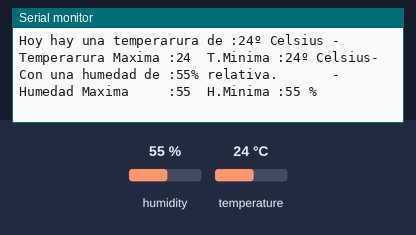
Bench run of a sketch on a simulated Arduino Uno, built with avr-gcc and run on an emulated ATmega328P. Parts: the last lines printed to the serial monitor. The test bench sets the inputs (shaded band); at power-on: humidity 55 %, temperature 24 °C.

Above: at 4.0 s.
4.1 s: humidity set to 22 %
At 5.35 s:
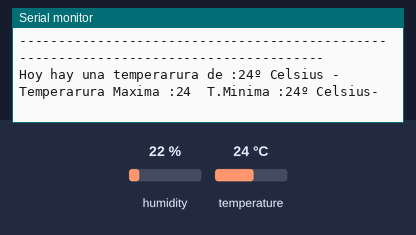
8.2 s: temperature set to 12 °C
At 9.6 s:
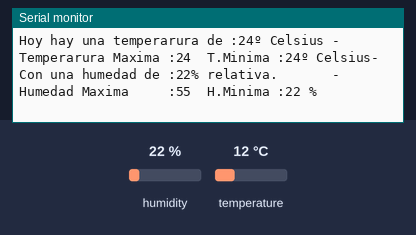
12.3 s: humidity set to 40 %
At 15.5 s:
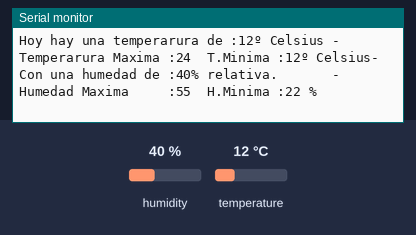
Timing chart, 0 to 17.0 s (numbered marks = the images above; inputs shaded):
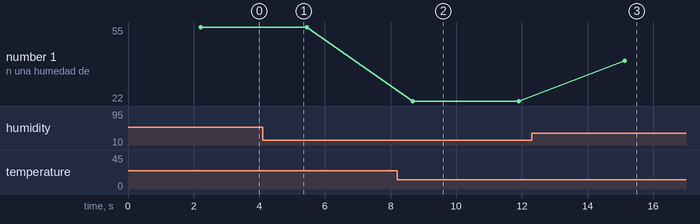

The sketch:

dht11_04.ino
```cpp
/*                                     +  -                                        +  -
                                       *  *    *  *  *  *  *      *  *  *  *  *    *  *
                                       *  *    *  *  *  *  *      *  *  +-----+    *  *
                                       *  * +----[PWR]------------------| USB |--+ *  *
                                       *  * |                           +-----+  | *  *
                                       *  * |         GND/RST2 [ ][ ]            | *  *
                                       *  * |       MOSI2/SCK2 [ ][ ]  A5/SCL[ ] | *  *
                                       *  * |          5V/MISO2[ ][ ]  A4/SDA[ ] | *  *
                                       *  * |                            AREF[ ] | *  *
                                       *  * |                             GND[ ] | *  *
                                       *  * | [ ]N/C                   SCK/13[ ] | *  *
                                       *  * | [ ]IOREF                MISO/12[ ] | *  *
                                       *  * | [ ]RST                  MOSI/11[ ]~| *  *
                                       *  * | [ ]3V3    +---+              10[ ]~| *  *
                                       0------[0]5v    -| A |-              9[ ]~| *  *
                                       *  * | [ ]GND   -| R |-              8[ ] | *  *
                                       *  0---[0]GND   -| D |-                   | *  *
                                       *  * | [ ]Vin   -| U |-              7[ ] | *  *
                                       *  * |          -| I |-              6[ ]~| *  *
                                       *  * | [ ]A0    -| N |-              5[ ]~| *  *
                                       *  * | [ ]A1    -| O |-              4[0]-----------------\
                                       *  * | [ ]A2     +---+          INT1/3[ ]~| *  *           |
                                       *  * | [ ]A3                    INT0/2[ ] | *  *           |
                                       *  * | [ ]A4/SDA  RST SCK MISO    TX>1[ ] | *  *           |
                                       *  * | [ ]A5/SCL  [ ] [ ] [ ]     RX<0[ ] | *  *           |
                                       *  * |            [ ] [ ] [ ]             | *  *           |
                                       *  * |  UNO_R3    GND MOSI 5V ____________/ *  *           |
                                       *  * \______________________/               *  *           |
                                       *  *    *  *  *  *  *      *  *  *  *  *    *  *           |
                                       *  *    *  *  *  *  *      *  *  *  *  *    *  *           |
                                       *  *    *  *  *  *  *      *  *  *  *  *    *  *           |
                                       *  *    *  *  *  *  *      *  *  *  *  *    *  *           |
                                       *  *    *  *  *  *  *      *  *  *  *  *    *  *           |
                                       *  *    *  *  *  *  *      *  *  *  *  *    *  *           |
 _______________      /-------GND--------\     *  *  *  *  *      *  *  *  *  *    *  *           |
 |   º º     º |-----/                 *  0    *  *  *  *  *      *  *  *  *  *    *  *           |
 | º º º º º º |-----No conectar               *  *  *  *  *      *  *  *  *  *    *  *           |
 | º º º º º º |-----\                 *  *    *  *  *  *  *  +---0----/-------------------------/    Pul up pin 4
 | º º º º º º |---\  \--------I/O--Data---------------------/        /
 |___º_º_____º_|    \----5v-VCC--------0  *    0  *  *  *  0--www-0  0  *  *  *    *  *
                                        \-----/              30 ohm a 5 KOhm
                                       *  0    *  *  *  *  *      *  *  *  *  *    *  *
                       pin GND-----------/     *  *  *  *  *      *  *  *  *  *    *  *
                                       *  0    *  *  *  *  *      *  *  *  *  *    *  0
                                          \------------------------------------------/ - GND
                                       0  *    *  *  *  *  *      *  *  *  *  *    *  *
                       pin 5v- -------/   *    *  *  *  *  *      *  *  *  *  *    *  *
                                       0  *    *  *  *  *  *      *  *  *  *  *    0  *
                                        \-----------------------------------------/   + 5v

*-*-*-*-***-*-*-*-*-*-*-*-*-*-*-*-*-*-*	DHT11    O  DHT22	*-*-*-*-***-*-*-*-*-*-*-*-*-*-*-*-*-*-*
 _______________
 |   º º     º |-----GND
 | º º º º º º |-----No conectar
 | º º º º º º |-----Data I/O
 | º º º º º º |-----3,5v a 5v VCC
 |___º_º_____º_|
______________________
| _______________    |
| |   º º     º |--	 |
| | º º º º º º |--	 |____	GND
| | º º º º º º |--	 |____	3,5v a 5v VCC
| | º º º º º º |--	 |____	Data I/O
| |___º_º_____º_|    |
|____________________|
*-*-*-*-***-*-*-*-*-*-*-*-*-*-*-*-*-*-*	DHT11    O  DHT22	*-*-*-*-***-*-*-*-*-*-*-*-*-*-*-*-*-*-*
    La resistencia pull-up de 5 kΩ es la recomendada para un cable de longitud de hasta 20 metros. Si conectas un cable mayor al DHT11, la resistencia pull-up deberá ser proporcional.
    Ojo si alimentas el DHT11 con 3,5 V. En este caso, el cable de alimentación no debe ser mayor de 20 cm debido a que las caídas de tensión pueden provocar mal funcionamiento.
    Se recomienda tomar medidas cada 5 segundos. Si se utiliza un periodo menor puede ocasionar que los datos no sean precisos.
 //http://beetlecraft.blogspot.com/2016/06/tutorial-dht11-sensor-de-temperatura-y.html


 Temperatura
             Rango       de 0ºC a 50ºC
             Precisión       a 25ºC ± 2ºC
             Resolución       1ºC (8-bit)
 Humedad
             Rango           de 20% RH a 90% RH
 Precisión
             Rango           de 0ºC y 50ºC ± 5% RH
             Resolución       1% RH

       0011 0101  +   0000 0000   +   0001 1000    +   0000 0000    =   0100 1101
    8-bit Humedad + 8-bit Humedad + 8-bit Temperat + 8-bit Temperat = 8-bit Paridad

    La resistencia pull-up de 5 kΩ es la recomendada para un cable de longitud de hasta 20 metros. Si conectas un cable mayor al DHT11, la resistencia pull-up deberá ser proporcional.
    Ojo si alimentas el DHT11 con 3,5 V. En este caso, el cable de alimentación no debe ser mayor de 20 cm debido a que las caídas de tensión pueden provocar mal funcionamiento.
    Se recomienda tomar medidas cada 5 segundos. Si se utiliza un periodo menor puede ocasionar que los datos no sean precisos.
*/
//https://programarfacil.com/blog/arduino-blog/sensor-dht11-temperatura-humedad-arduino/
// Modificado por Regata para www.tallerarduino.wordpress.com

#include "DHT.h"  								//Añadimos la libreria con la cual trabaja nuestro sensor
#define DHTPIN 4     							// Indicamos el pin donde conectaremos la patilla data de nuestro sensor

#define DHTTYPE DHT11                           // DHT 11
//#define DHTTYPE DHT22                         // DHT 22  (AM2302)
//#define DHTTYPE DHT21                         // DHT 21 (AM2301)
int humedad = 0;
int temperatura  = 0;

DHT dht(DHTPIN, DHTTYPE);                       //Indica el pin con el que trabajamos y el tipo de sensor
int maxh=0, minh=100, maxt=0, mint=100;         //Variables para ir comprobando maximos y minimos

void setup()
{
  Serial.begin(9600);
  dht.begin();                                  //Iniciamos el sensor
}

void loop()
{
  humedad = dht.readHumidity();                 //lectura de la humedad en la variable float h
  temperatura = dht.readTemperature();              //lectura de la temperatura en la variable float t

  // Comprobamos si lo que devuelve el sensor es valido, si no son numeros algo esta fallando
  if (isnan(temperatura) || isnan(humedad)) // funcion que comprueba si son numeros las variables indicadas
  {
    Serial.println("Error sensor DHT"); //Mostramos mensaje de fallo si no son numeros
  }
  else
  {
    //Mostramos mensaje con valores actuales de humedad y temperatura, asi como maximos y minimos de cada uno de ellos


  }

  delay(2000);
    //Comprobacion de maximos y minimos de humedad y temperatura
    if (maxh<humedad)
    {
      maxh=humedad;
    }
    if (humedad<minh)

    {
      minh=humedad;
    }
    if (maxt<temperatura)
    {
      maxt=temperatura;
    }
    if (temperatura<mint)
    {
      mint=temperatura;
    }
    Serial.println("--------------------------------------------------------------------------------------");
    Serial.println("Hoy hay una temperarura de :" + String(temperatura) + "º Celsius - Temperarura Maxima :" + String(maxt) + "  T.Minima :" + String(mint) + "º Celsius-");
    Serial.println("Con una humedad de :" + String(humedad) + "% relativa.       - Humedad Maxima     :" + String(maxh) + "  H.Minima :" + String(minh) + " % \n") ;

  delay(1000);
}
```

Measured:
- after the input at 12.3 s, the serial monitor: prints a new line after 2.8 s (image 3)
- plotted number 1: 22 → 40 after the input at 12.3 s
